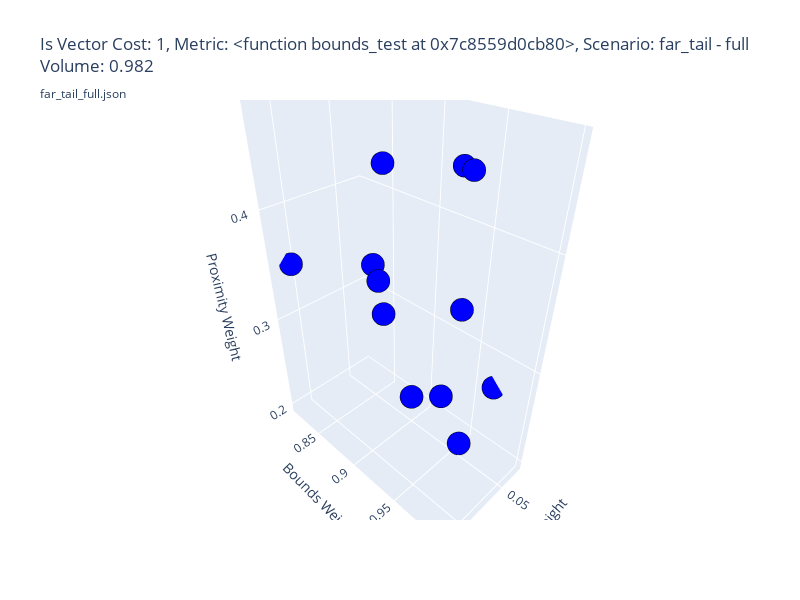
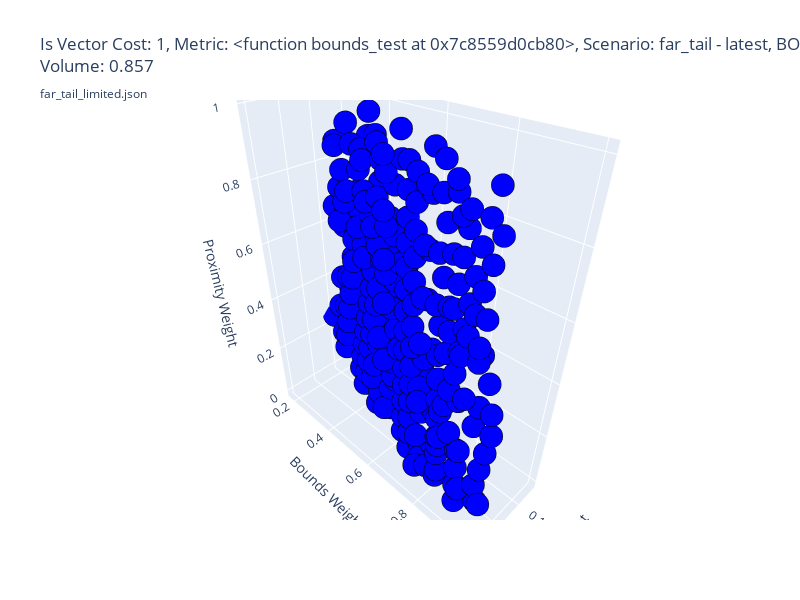
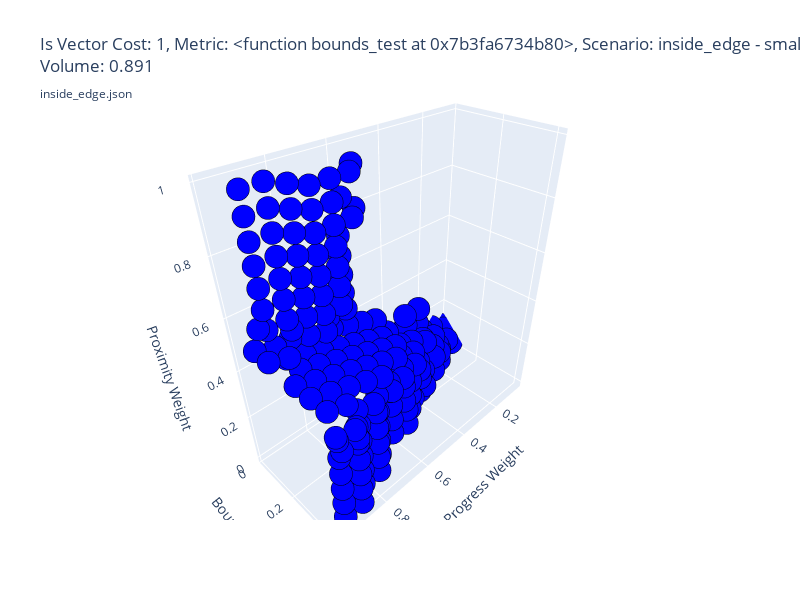

The code cell stored with these charts, in order, in its notebook:
### Code cell
# Show all JSON files in a directory
path = "/home/bentoaz/SEMBAS/.results/old_bounds/vector_bounds"
show_plots(path)

# Show specific range
# show_plots("path/to/json/directory", start_index=2, num_plots=5)

### Figure 1 — Plotly figure (JSON) as saved in the notebook; plotly's stock layout.template omitted (floating-point values rounded to 4 significant figures)
{"data": [{"hoverinfo": "text", "marker": {"color": ["blue", "blue", "blue", "blue", "blue", "blue", "blue", "blue", "blue", "blue", "blue", "blue", "blue"], "line": {"color": "black", "width": 1}, "size": 8}, "mode": "markers", "text": ["Boundary 0<br>(0.105, 0.816, 0.350)", "Boundary 1<br>(0.043, 0.844, 0.336)", "Boundary 2<br>(0.043, 0.844, 0.336)", "Boundary 3<br>(0.084, 0.901, 0.333)", "Boundary 4<br>(0.086, 0.933, 0.271)", "Boundary 5<br>(0.115, 0.930, 0.389)", "Boundary 6<br>(0.026, 0.969, 0.264)", "Boundary 7<br>(0.108, 0.979, 0.319)", "Boundary 8<br>(0.119, 0.999, 0.403)", "Boundary 9<br>(0.097, 0.917, 0.455)", "Boundary 10<br>(0.045, 0.953, 0.198)", "Boundary 11<br>(0.101, 0.986, 0.470)", "Boundary 12<br>(0.030, 0.925, 0.439)"], "type": "scatter3d", "x": [0.1055, 0.04324, 0.04324, 0.0843, 0.08641, 0.1151, 0.02633, 0.1077, 0.119, 0.09743, 0.04528, 0.1014, 0.0298], "y": [0.8157, 0.8444, 0.8444, 0.9011, 0.9333, 0.9303, 0.9685, 0.9795, 0.9987, 0.9174, 0.9531, 0.9858, 0.9248], "z": [0.35, 0.3357, 0.3357, 0.3333, 0.2712, 0.389, 0.264, 0.3193, 0.4033, 0.4555, 0.1984, 0.4698, 0.439]}], "layout": {"height": 600, "scene": {"xaxis": {"title": {"text": "Progress Weight"}}, "yaxis": {"title": {"text": "Bounds Weight"}}, "zaxis": {"title": {"text": "Proximity Weight"}}}, "title": {"text": "Is Vector Cost: 1, Metric: <function bounds_test at 0x7c8559d0cb80>, Scenario: far_tail - full<br>Volume: 0.982<br><sub>far_tail_full.json</sub>"}, "width": 800}}

### Figure 2 — Plotly figure (JSON) as saved in the notebook; plotly's stock layout.template omitted (floating-point values rounded to 4 significant figures; data arrays with more than 128 entries replaced by an {"elided": "..."} marker saying what was removed)
{"data": [{"hoverinfo": "text", "marker": {"color": {"elided": "250 str values"}, "line": {"color": "black", "width": 1}, "size": 8}, "mode": "markers", "text": {"elided": "250 str values"}, "type": "scatter3d", "x": {"elided": "250 float values"}, "y": {"elided": "250 float values"}, "z": {"elided": "250 float values"}}], "layout": {"height": 600, "scene": {"xaxis": {"title": {"text": "Progress Weight"}}, "yaxis": {"title": {"text": "Bounds Weight"}}, "zaxis": {"title": {"text": "Proximity Weight"}}}, "title": {"text": "Is Vector Cost: 1, Metric: <function bounds_test at 0x7c8559d0cb80>, Scenario: far_tail - latest, BOUNDS = np.array([[0.0, 0.1], [0.0, 0.3], [0.0, 1.0]])<br>Volume: 0.857<br><sub>far_tail_limited.json</sub>"}, "width": 800}}

### Figure 3 — Plotly figure (JSON) as saved in the notebook; plotly's stock layout.template omitted (floating-point values rounded to 4 significant figures; data arrays with more than 128 entries replaced by an {"elided": "..."} marker saying what was removed)
{"data": [{"hoverinfo": "text", "marker": {"color": {"elided": "175 str values"}, "line": {"color": "black", "width": 1}, "size": 8}, "mode": "markers", "text": {"elided": "175 str values"}, "type": "scatter3d", "x": {"elided": "175 float values"}, "y": {"elided": "175 float values"}, "z": {"elided": "175 float values"}}], "layout": {"height": 600, "scene": {"xaxis": {"title": {"text": "Progress Weight"}}, "yaxis": {"title": {"text": "Bounds Weight"}}, "zaxis": {"title": {"text": "Proximity Weight"}}}, "title": {"text": "Is Vector Cost: 1, Metric: <function bounds_test at 0x7b3fa6734b80>, Scenario: inside_edge - small range<br>Volume: 0.891<br><sub>inside_edge.json</sub>"}, "width": 800}}
